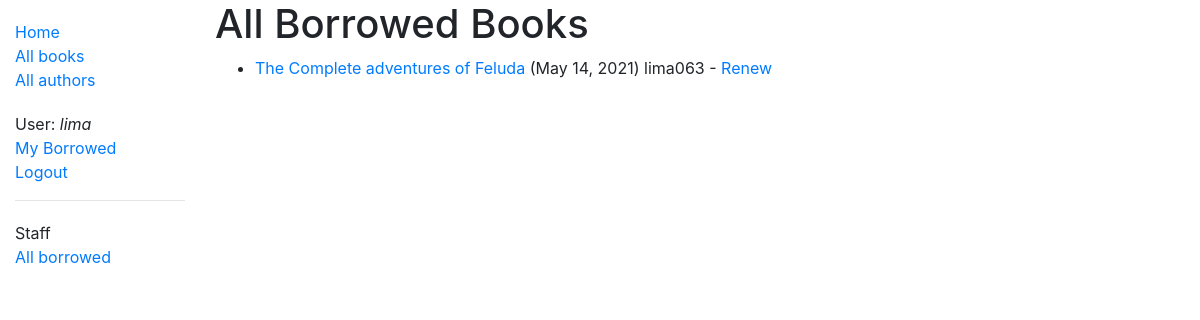
/catalog/borrowed/ (signed in), run on an earlier commit of the app's database.
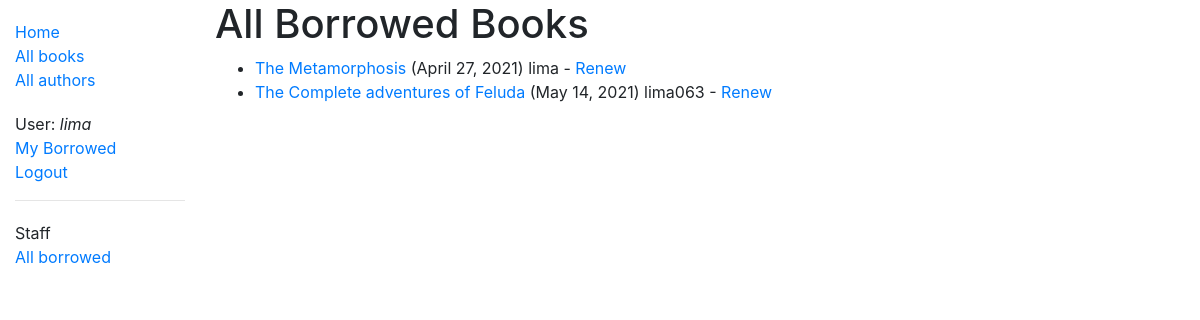
And on a later commit of the database.
### catalog/models.py (models this page shows, shortened)
class BookInstance(models.Model):
    id = models.UUIDField(primary_key=True, default=uuid.uuid4,
                          help_text="Unique ID for this particular book across whole library")
    book = models.ForeignKey('Book', on_delete=models.RESTRICT, null=True)
    imprint = models.CharField(max_length=200)
    due_back = models.DateField(null=True, blank=True)
    borrower = models.ForeignKey(
        User, on_delete=models.SET_NULL, null=True, blank=True)
    @property
    def is_overdue(self):
        if self.due_back and date.today() > self.due_back:
            return True
        return False
    LOAN_STATUS = (
        ('d', 'Maintenance'),
        ('o', 'On loan'),
        ('a', 'Available'),
        ('r', 'Reserved'),
    )
    status = models.CharField(
        max_length=1,
        choices=LOAN_STATUS,
        blank=True,
        default='d',
        help_text='Book availability')
    class Meta:
        ordering = ['due_back']
        permissions = (("can_mark_returned", "Set book as returned"),)

class Book(models.Model):
    title = models.CharField(max_length=200)
    author = models.ForeignKey('Author', on_delete=models.SET_NULL, null=True)
    summary = models.TextField(
        max_length=1000, help_text="Enter a brief description of the book")
    isbn = models.CharField('ISBN', max_length=13,
                            unique=True,
                            help_text='13 Character <a href="https://www.isbn-international.org/content/what-isbn'
                                      '">ISBN number</a>')
    genre = models.ManyToManyField(
        Genre, help_text="Select a genre for this book")
    class Meta:
        ordering = ['title', 'author']
    def display_genre(self):
        """Creates a string for the Genre. This is required to display genre in Admin."""
        return ', '.join([genre.name for genre in self.genre.all()[:3]])
    display_genre.short_description = 'Genre'

### catalog/views.py (the view)
# urls.py: path('borrowed/', views.LoanedBooksAllListView.as_view(),
class LoanedBooksAllListView(PermissionRequiredMixin, generic.ListView):
    model = BookInstance
    permission_required = 'catalog.can_mark_returned'
    template_name = 'catalog/bookinstance_list_borrowed_all.html'
    paginate_by = 10
    def get_queryset(self):
        return BookInstance.objects.filter(status__exact='o').order_by('due_back')

### catalog/templates/catalog/bookinstance_list_borrowed_all.html
{% extends "base_generic.html" %}
{% block content %}
<h1>All Borrowed Books</h1>
{% if bookinstance_list %}
<ul>
    {% for bookinst in bookinstance_list %}
    <li class="{% if bookinst.is_overdue %}text-danger{% endif %}">
        <a href="{% url 'book-detail' bookinst.book.pk %}">{{bookinst.book.title}}</a> ({{ bookinst.due_back }})
        {% if user.is_staff %} {{ bookinst.borrower }}{% endif %} {% if perms.catalog.can_mark_returned %}- <a
            href="{% url 'renew-book-librarian' bookinst.id %}">Renew</a> {% endif %}
    </li>
    {% endfor %}
</ul>
{% else %}
<p>There are no books borrowed.</p>
{% endif %}
{% endblock %}

What changed in the data, as far as the page shows it:
added BookInstance: book "The Metamorphosis", due_back "April 27, 2021", borrower "lima"
